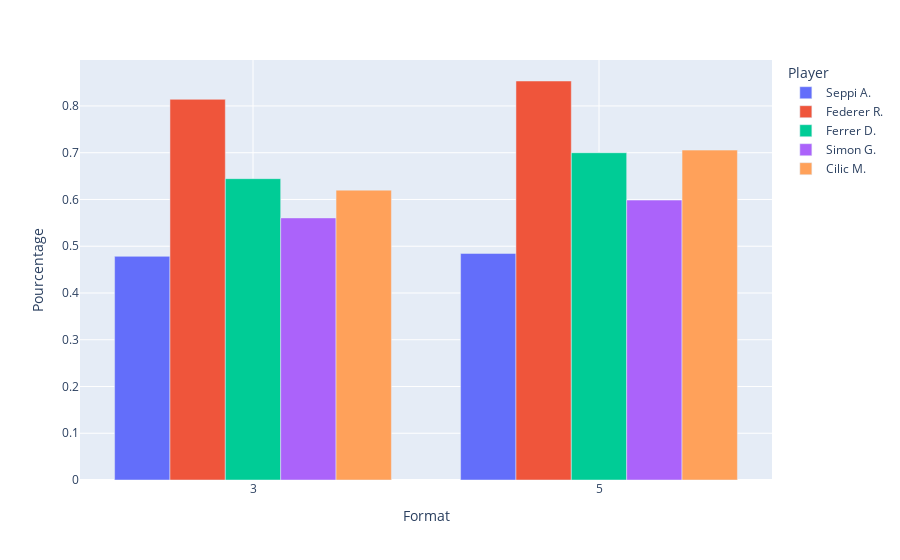

Notebook source saved alongside this figure:
### Markdown cell above
Variable **Format**.

### Code cell
vertical_concat = create_dataframe('Format', crosstab_format)

fig = px.bar(vertical_concat, x='Format', y='Pourcentage', color = 'Player', barmode='group')
fig.update_layout(title_font_size=24)
fig.update_xaxes(showgrid=True)
fig.show()

### Figure 1 — Plotly figure (JSON) as saved in the notebook; plotly's stock layout.template omitted (floating-point values rounded to 4 significant figures)
{"data": [{"alignmentgroup": "True", "hovertemplate": "Player=Seppi A.<br>Format=%{x}<br>Pourcentage=%{y}<extra></extra>", "legendgroup": "Seppi A.", "marker": {"color": "#636efa", "pattern": {"shape": ""}}, "name": "Seppi A.", "offsetgroup": "Seppi A.", "orientation": "v", "showlegend": true, "textposition": "auto", "type": "bar", "x": [3, 5], "xaxis": "x", "y": [0.4784, 0.4846], "yaxis": "y"}, {"alignmentgroup": "True", "hovertemplate": "Player=Federer R.<br>Format=%{x}<br>Pourcentage=%{y}<extra></extra>", "legendgroup": "Federer R.", "marker": {"color": "#EF553B", "pattern": {"shape": ""}}, "name": "Federer R.", "offsetgroup": "Federer R.", "orientation": "v", "showlegend": true, "textposition": "auto", "type": "bar", "x": [3, 5], "xaxis": "x", "y": [0.8142, 0.8534], "yaxis": "y"}, {"alignmentgroup": "True", "hovertemplate": "Player=Ferrer D.<br>Format=%{x}<br>Pourcentage=%{y}<extra></extra>", "legendgroup": "Ferrer D.", "marker": {"color": "#00cc96", "pattern": {"shape": ""}}, "name": "Ferrer D.", "offsetgroup": "Ferrer D.", "orientation": "v", "showlegend": true, "textposition": "auto", "type": "bar", "x": [3, 5], "xaxis": "x", "y": [0.6445, 0.7], "yaxis": "y"}, {"alignmentgroup": "True", "hovertemplate": "Player=Simon G.<br>Format=%{x}<br>Pourcentage=%{y}<extra></extra>", "legendgroup": "Simon G.", "marker": {"color": "#ab63fa", "pattern": {"shape": ""}}, "name": "Simon G.", "offsetgroup": "Simon G.", "orientation": "v", "showlegend": true, "textposition": "auto", "type": "bar", "x": [3, 5], "xaxis": "x", "y": [0.5606, 0.5986], "yaxis": "y"}, {"alignmentgroup": "True", "hovertemplate": "Player=Cilic M.<br>Format=%{x}<br>Pourcentage=%{y}<extra></extra>", "legendgroup": "Cilic M.", "marker": {"color": "#FFA15A", "pattern": {"shape": ""}}, "name": "Cilic M.", "offsetgroup": "Cilic M.", "orientation": "v", "showlegend": true, "textposition": "auto", "type": "bar", "x": [3, 5], "xaxis": "x", "y": [0.62, 0.7056], "yaxis": "y"}], "layout": {"barmode": "group", "legend": {"title": {"text": "Player"}, "tracegroupgap": 0}, "margin": {"t": 60}, "title": {"font": {"size": 24}}, "xaxis": {"anchor": "y", "domain": [0, 1], "showgrid": true, "title": {"text": "Format"}}, "yaxis": {"anchor": "x", "domain": [0, 1], "title": {"text": "Pourcentage"}}}}
